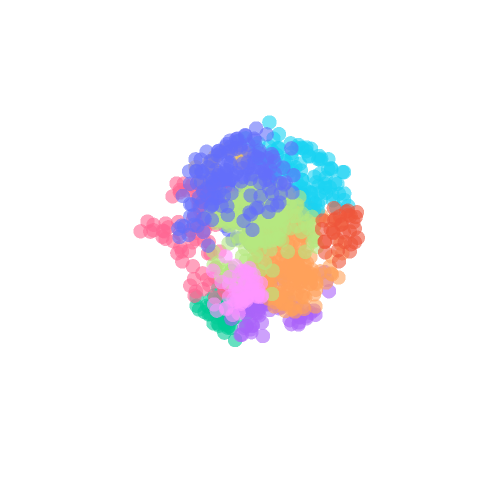

This figure's notebook cell:
### Markdown cell above
### Load the known 3D model

A precomputed 3D model (of a protein structure) based on Gaussian RBF network is loaded as a source that must be optimally rotated and projected to match a 2D target point cloud.

### Code cell
# load 3D model
n_particles = (1000, 2000)[0]
model_3d = np.load(f"examples/data/ribosome_80S/model3d_{n_particles}.npz")

# initialize it as source, an instance of ProjectionRotation
source_cloud = RotationProjection(
    model_3d["positions"], model_3d["weights"]
).centered_copy()

# show the point cloud
show_3d_pointcloud(source_cloud.positions, pc_size=5, color_by_neighbours=True)
